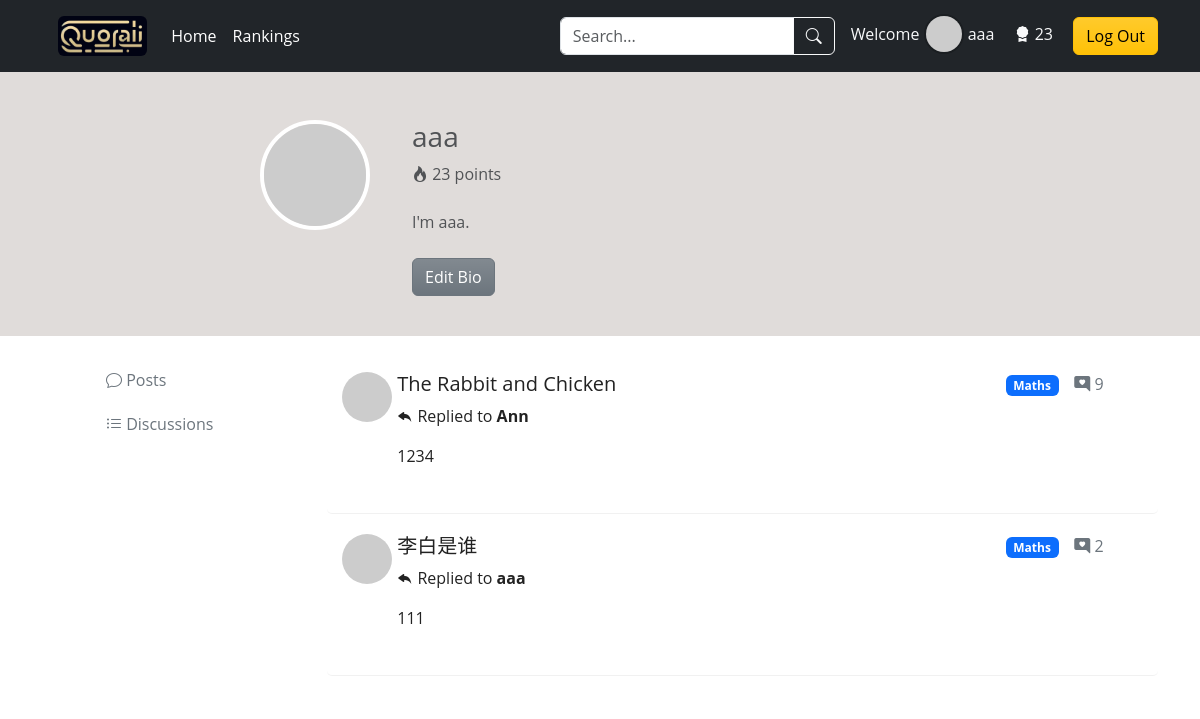
The app's page /personal-profile?show=comments (signed in), older data.
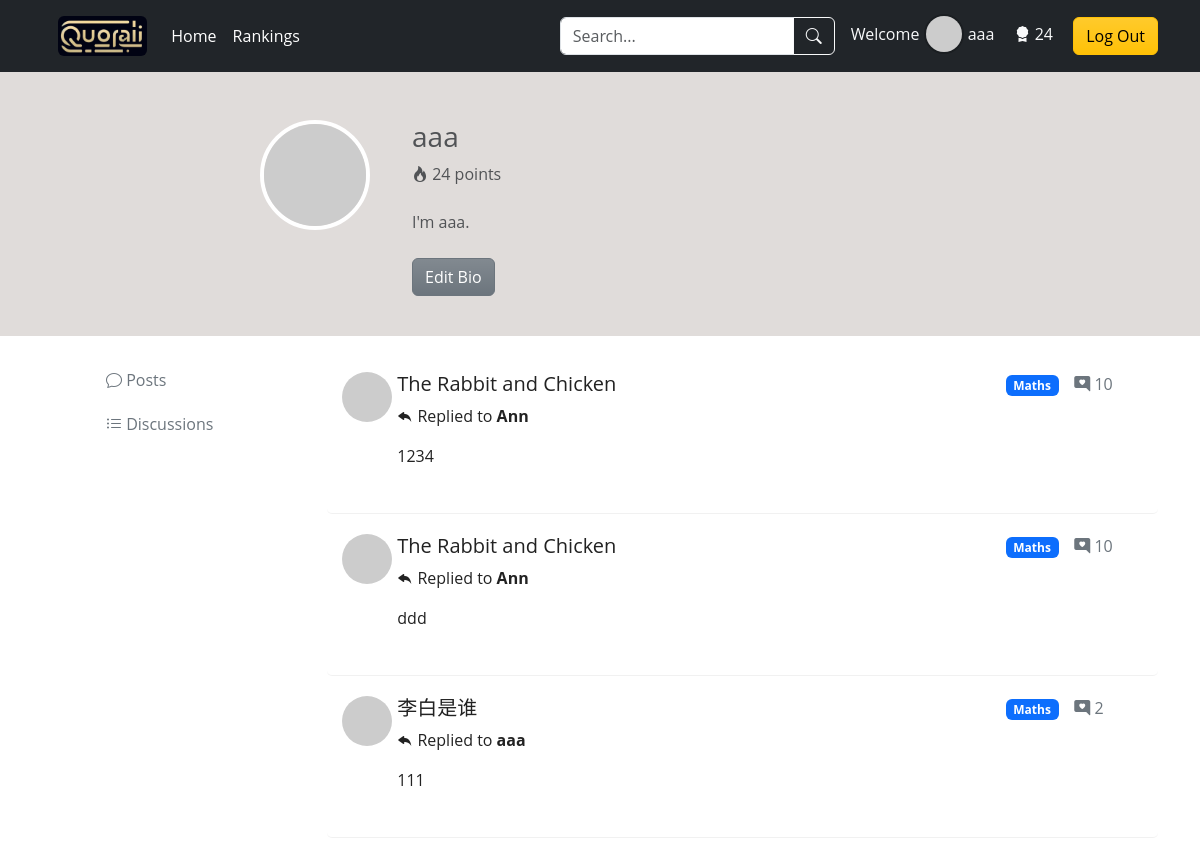
The same page, newer data.
### app/models.py (models this page shows, shortened)
class User(db.Model, UserMixin):
    id = db.Column(db.Integer, primary_key=True)
    username = db.Column(db.String(16), index=True, unique=True)
    email = db.Column(db.String(64), index=True, unique=True)
    password_hash = db.Column(db.String(256))
    credit = db.Column(db.Integer, default=0)
    bio = db.Column(db.String(1024))
    posts = db.relationship('Post', backref='author', lazy=True)
    comments = db.relationship('Comment', backref='author', lazy='dynamic')

class Comment(db.Model):
    id = db.Column(db.Integer, primary_key=True)
    body = db.Column(db.String(1024))
    timestamp = db.Column(db.DateTime, default=datetime.now)
    author_id = db.Column(db.Integer, db.ForeignKey('user.id'), index=True)
    post_id = db.Column(db.Integer, db.ForeignKey('post.id'), index=True)
    def __repr__(self):
        return '<Comment {}>'.format(self.body)

class Post(db.Model):
    id = db.Column(db.Integer, primary_key=True)
    title = db.Column(db.String(64))
    body = db.Column(db.String(1024))
    timestamp = db.Column(db.DateTime, index=True, default=datetime.now)
    author_id = db.Column(db.Integer, db.ForeignKey('user.id'), index=True)
    category_id = db.Column(db.Integer, db.ForeignKey('category.id'), index=True)
    comments = db.relationship('Comment', backref='post', lazy='dynamic')
    is_solved = db.Column(db.Boolean, default=False)
    def __repr__(self):
        return '<Post {}>'.format(self.body)

class Category(db.Model):
    id = db.Column(db.Integer, primary_key=True)
    name = db.Column(db.String(32), unique=True)
    iconClass = db.Column(db.String(32))
    posts = db.relationship('Post', backref='category', lazy='dynamic')

### app/routes.py (the view, shortened to what this page needs)
@app.route('/personal-profile', methods=['GET', 'POST'])
def personalProfile():
    user = current_user
    if request.args.get('show') == 'comments':
        comments = Comment.query.filter_by(author_id=user.id).all()
        mix = {}
        for comment in comments:
            post = Post.query.get(comment.post_id)
            if post:
                if post not in mix:
                    mix[post] = []
                mix[post].append(comment)
        print(mix)
        return render_template('personal-profile.html', title='Personal Profile', user=user, mix=mix)

### app/__init__.py (called while the page is built)
@login_manager.user_loader
def load_user(user_id):
    user = User.query.get(user_id)
    return user

### app/templates/personal-profile.html (shortened to what this page needs)
{% extends "base.html" %}
{% block style %}
<link rel="stylesheet" href="{{ url_for('static', filename='css/personal-profile.css') }}">
{% endblock %}
{% block main %}
<div class="container-fluid self-intro background-brown text-muted">
    <div class="row clearfix mt-5 mb-4">
        <div class="col-md-2 column">
        </div>
        <div class="col-md-2 column">
            <img alt="Profile Picture" src="https://robohash.org/{{ user.email }}" class="rounded-circle title-ava mx-5" />
        </div>
        <div class="col-md-5 column personal-details">
            <h3 class="text-left">
                {{ user.username }}
            </h3>
            <div>
                <i class="bi bi-fire"></i>
                <span>{{ user.credit }} points</span>
            </div>
            <div class="overflow-auto mt-4" style="max-height: 100px;">
                <p id="bio-text" class="text-left">
                    {% if user.bio %}
                    {{ user.bio }}
                    {% else %}
                    This user has not provided a bio yet...
                    {% endif %}
                </p>
            </div>
            <button id="edit-btn" class="btn btn-secondary bg-gradient text-white mt-2">Edit Bio</button>
        </div>
        <div class="col-md-3 column">
        </div>
    </div>
</div>
<div class="container">
    <div class="row clearfix">
        <div class="personal-profile-nav col-md-3 column">
            <ul class="nav flex-column mt-4 mx-5">
                <li class="nav-item mb-1">
                    <a class="nav-link text-secondary hover-orange" href="/personal-profile">
                        <i class="bi bi-chat"></i>
                        <span class="Button-label">Posts</span>
                    </a>
                </li>
                <li class="nav-item mb-1">
                    <a class="nav-link text-secondary hover-orange" href="?show=comments">
                        <i class="bi bi-list-ul"></i>
                        <span class="Button-label">Discussions</span>
                    </a>
                </li>
            </ul>
        </div>
        <div class="col-md-9 column mt-3">
            {% if mix %}
                <ul class="discussion-list list-unstyled">
                    {% for post, comments in mix.items() %}
                    {% for comment in comments %}
                    <li>
                        <div class="row clearfix">
                            <div class="col-md-10 column row clearfix">
                                <div class="col-md-1 column">
                                    <img alt="50x50" src='https://robohash.org/{{ post.author.email }}' class="rounded-circle"
                                        style="width: 50px; height: 50px;" />
                                </div>
                                <div class="col-md-11">
                                    <h5>
                                        <a href="{{ url_for('postDetails', post_id=post.id) }}#{{ comment.id }}" style="text-decoration: none; color: inherit;" onmouseover="this.style.color='#007bff'" onmouseout="this.style.color='inherit'">{{ post.title }}</a>
                                    </h5>
                                    <p>
                                        <i class="bi bi-reply-fill"></i>
                                        <span>Replied to <b>{{ post.author.username }}</b></span>
                                    </p>
                                    <p>{{ comment.body }}</p>
                                </div>
                            </div>
                            <div class="col-md-2 column">
                                <div class="row clearfix">
                                    <div class="col-md-6 column category-tag">
                                        <span class="badge category-tag" data-category-id="{{ post.category.id }}">{{ post.category.name }}</span>
                                    </div>
                                    <div class="col-md-6 column text-secondary">
                                        <p>
                                            <i class="bi bi-chat-right-heart-fill"></i>
                                            {{ post.comments.all()|length }}
                                        </p>
                                    </div>
                                </div>
                                <div class="text-danger mt-5" style="text-align: right;">
                                    <button class="btn deleteBtn">
                                    </button>
                                </div>
                            </div>
                        </div>
                    </li>
                    {% endfor %}
                    {% endfor %}
                </ul>
            {% endif %}
        </div>
    </div>
</div>
{% endblock %}

### app/templates/base.html (shortened to what this page needs)
<!DOCTYPE html>
<html lang="en">
<head>
   <link href="https://cdn.jsdelivr.net/npm/bootstrap@5.3.3/dist/css/bootstrap.min.css" rel="stylesheet">
   <link rel="stylesheet" href="https://cdn.jsdelivr.net/npm/bootstrap-icons@1.11.3/font/bootstrap-icons.min.css">
   <link rel="stylesheet" href="{{ url_for('static', filename='css/base.css') }}">
    {% block style %}{% endblock %}
</head>
<body>
    <header class="p-3 bg-dark text-white fixed-top">
        <div class="container">
            <div class="d-flex flex-wrap align-items-center justify-content-center justify-content-lg-start">
                <a href="/" class="d-flex align-items-center mb-2 mb-lg-0 mx-3 text-white text-decoration-none">
                    <img alt="logo" src="{{ url_for('static', filename='img/4501715747379_.pic.jpg') }}" class="rounded logo" />
                </a>
                <ul class="nav col-12 col-lg-auto me-lg-auto mb-2 justify-content-center mb-md-0">
                    <li><a href="/" class="nav-link px-2 text-white">Home</a></li>
                    <li><a href="{{ url_for('rankingPage') }}" class="nav-link px-2 text-white">Rankings</a></li>
                </ul>
                <form class="col-12 col-lg-auto mb-3 mb-lg-0 me-lg-3" method="get" action="{{ url_for('search') }}">
                    <div class="input-group">
                        <input type="search" class="form-control form-control-dark" placeholder="Search..." aria-label="Search" name="search_keywords">
                        <button class="btn btn-outline-light" type="submit"><i class="bi bi-search"></i>
                        </button>
                    </div>
                </form>
                <div class="text-end">
                    {% if current_user.is_authenticated %}
                    <div class="user-info">
                        <span class="text-light me-3">Welcome
                            <img alt="Avatar" src='https://robohash.org/{{ current_user.email }}' class="rounded-circle" style="width: 40px; height: 40px; border: rgba(0, 0, 0, 0.2) 2.5px solid; margin-top: -5px;" />
                            <a href="{{ url_for('personalProfile') }}" style="text-decoration: none; color: inherit;" onmouseover="this.style.color='#FFA500'" onmouseout="this.style.color='inherit'">{{ current_user.username }}</a>
                    </span>
                        <span class="text-light me-3"><i class="bi bi-award-fill"></i> {{ current_user.credit }}</span>
                        <a class="btn btn-warning bg-gradient" href="{{ url_for('logout') }}">Log Out</a>
                    </div>
                    {% else %}
                    <button type="button" id="loginButton" class="btn btn-outline-light me-2" data-bs-toggle="modal" data-bs-target="#ModalToggle">Login</button>
                    <button type="button" class="btn btn-warning" data-bs-toggle="modal" data-bs-target="#staticBackdrop" id="registerbtn">Sign-up</button>
                    {% endif %}
                </div>
            </div>
        </div>
    </header>
    <main>
        {% block main %}{% endblock %}
    </main>
</body>
</html>

### app/static/css/base.css (style rules this page uses)
* { box-sizing: border-box; margin: 0; padding: 0; }
body { font-family: 'Open Sans', sans-serif; color: #222; overflow-x: hidden; }
.logo { height: 40px; opacity: 0.95; }

### app/static/css/personal-profile.css (style rules this page uses)
.self-intro { margin-top: 3.5rem; padding-top: 1rem; padding-bottom: 1rem; }
.background-brown { background-color: #e0dcda; }
.title-ava { width: 110px; height: 110px; border: 4px solid #fff; }
.discussion-list li { padding: 20px 15px 15px 15px; border-bottom: 1px solid #9f9f9f24; border-radius: 5px; transition: all 0.2s ease-in-out; }

Row changes from the older to the newer data that the page shows:
changed User "aaa": credit "23" → "24"
computed for Comment (number 1 of 3 on the later page): comments.all|length "9" → "10"
added Comment: {{ post.title }} "The Rabbit and Chicken", {{ post.author.username }} "Ann", body "ddd", {{ post.category.name }} "Maths", comments.all|length "10", shown under Post "The Rabbit and Chicken"
